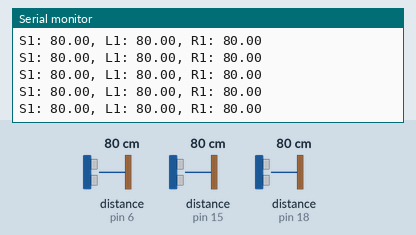
The sketch below on a simulated Arduino Uno, built with avr-gcc and run on an emulated ATmega328P. Shown: the last lines printed to the serial monitor. The test bench sets the inputs (shaded band); at power-on: distance to the obstacle (sensors on pin 6, pin 15, pin 18) 80 cm.

Above: at 1.2 s.
1.3 s: distance to the obstacle (sensor on pin 6) set to 35 cm
At 1.42 s:
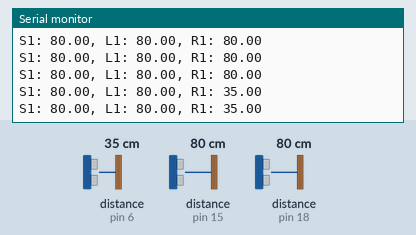
4.3 s: distance to the obstacle (sensor on pin 15) set to 250 cm
At 4.4 s:
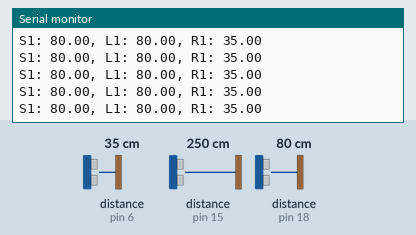
7.3 s: distance to the obstacle (sensor on pin 18) set to 2 cm
At 7.39 s:
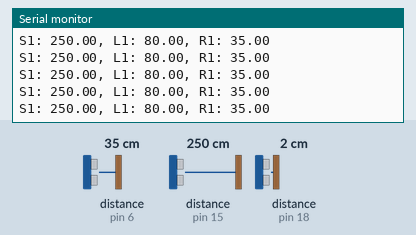
10.3 s: distance to the obstacle (sensor on pin 18) set to 18 cm
At 10.39 s:
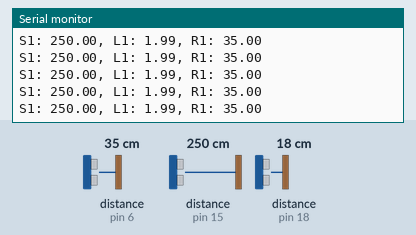
13.3 s: distance to the obstacle (sensor on pin 6) set to 4 cm
At 13.41 s:
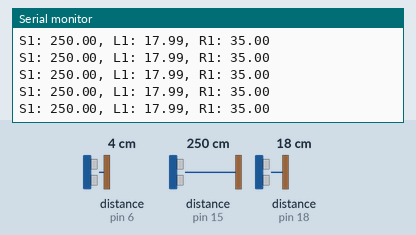
16.3 s: distance to the obstacle (sensor on pin 15) set to 120 cm
At 16.39 s:
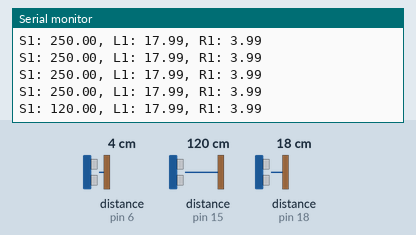
Timing chart, 0 to 19.3 s (numbered marks = the images above; inputs shaded):
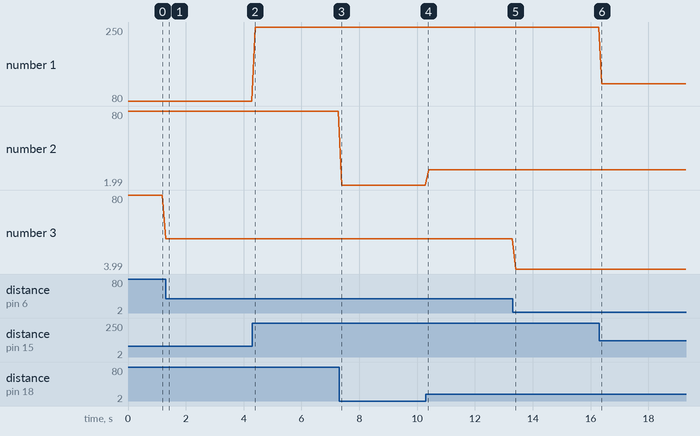

The sketch:

Blind_People_Gadget.ino
```cpp
#include <Ultrasonic.h>


Ultrasonic STOMACH_SENSOR(14, 15);
Ultrasonic L_LEG_SENSOR(17, 18);
Ultrasonic R_LEG_SENSOR(7, 6);
float S_DISTANCE, R_DISTANCE, L_DISTANCE;

void setup()
  {
  Serial.begin(9600);


  }

void loop()
  {
  float cmMsec, inMsec;
  long microsec1 = STOMACH_SENSOR.timing();//microsec is timing for the first sensor object
  long microsec2 = L_LEG_SENSOR.timing();//microsec is timing for the second sensor object
  long microsec3 = R_LEG_SENSOR.timing();//microsec is timing for the third sensor object

  S_DISTANCE = STOMACH_SENSOR.convert(microsec1, Ultrasonic::CM); //Calculation of the sensor distances
  L_DISTANCE = L_LEG_SENSOR.convert(microsec2, Ultrasonic::CM);
  R_DISTANCE = R_LEG_SENSOR.convert(microsec3, Ultrasonic::CM);
  Serial.print("S1: ");// Printing of sensor distances on the serial monitor.
  Serial.print(S_DISTANCE);
  Serial.print(", L1: ");
  Serial.print(L_DISTANCE);
  Serial.print(", R1: ");
  Serial.println(R_DISTANCE);
  delay(100);
  //DistMeasure();

  }
```

Measured:
- after the input at 1.3 s, the serial monitor: prints a new line at once (image 1)
- after the input at 16.3 s, the serial monitor: prints a new line after 0.09 s (image 6)
- plotted number 1: 80 → 250 after the input at 4.3 s, 250 → 120 after the input at 16.3 s
- plotted number 2: 80 → 1.99 after the input at 7.3 s, 1.99 → 17.99 after the input at 10.3 s
- plotted number 3: 80 → 35 after the input at 1.3 s, 35 → 3.99 after the input at 13.3 s
